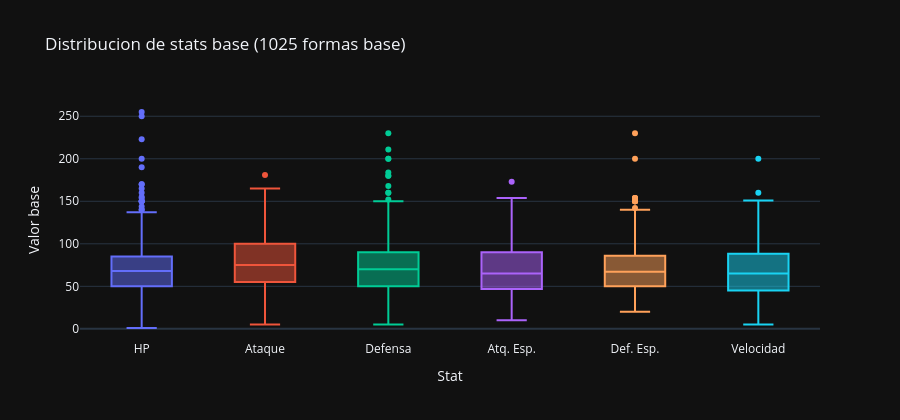

The notebook cell saved with this chart:
### Markdown cell above
## 2. EDA -- Distribucion de stats base

Antes de clusterizar, revisamos varianzas. Si una variable tiene mucho mayor rango,
dominara el clustering sin estandarizar.

### Code cell
df_melt = df.melt(id_vars=['name'], value_vars=STAT_COLS, var_name='stat', value_name='valor')
df_melt['stat_es'] = df_melt['stat'].map(dict(zip(STAT_COLS, STAT_LABELS)))

fig = px.box(df_melt, x='stat_es', y='valor', color='stat_es',
             title='Distribucion de stats base (1025 formas base)',
             labels={'stat_es':'Stat','valor':'Valor base'},
             template='plotly_dark')
fig.update_layout(showlegend=False, height=420)
fig.show()

df[STAT_COLS].rename(columns=dict(zip(STAT_COLS,STAT_LABELS))).describe().round(1)

### Figure 1 — Plotly figure (JSON) as saved in the notebook; plotly's stock layout.template omitted (floating-point values rounded to 4 significant figures; data arrays with more than 128 entries replaced by an {"elided": "..."} marker saying what was removed)
{"data": [{"alignmentgroup": "True", "hovertemplate": "Stat=%{x}<br>Valor base=%{y}<extra></extra>", "legendgroup": "HP", "marker": {"color": "#636efa"}, "name": "HP", "notched": false, "offsetgroup": "HP", "orientation": "v", "showlegend": true, "type": "box", "x": {"elided": "1025 str values"}, "x0": " ", "xaxis": "x", "y": {"elided": "1025 int values"}, "y0": " ", "yaxis": "y"}, {"alignmentgroup": "True", "hovertemplate": "Stat=%{x}<br>Valor base=%{y}<extra></extra>", "legendgroup": "Ataque", "marker": {"color": "#EF553B"}, "name": "Ataque", "notched": false, "offsetgroup": "Ataque", "orientation": "v", "showlegend": true, "type": "box", "x": {"elided": "1025 str values"}, "x0": " ", "xaxis": "x", "y": {"elided": "1025 int values"}, "y0": " ", "yaxis": "y"}, {"alignmentgroup": "True", "hovertemplate": "Stat=%{x}<br>Valor base=%{y}<extra></extra>", "legendgroup": "Defensa", "marker": {"color": "#00cc96"}, "name": "Defensa", "notched": false, "offsetgroup": "Defensa", "orientation": "v", "showlegend": true, "type": "box", "x": {"elided": "1025 str values"}, "x0": " ", "xaxis": "x", "y": {"elided": "1025 int values"}, "y0": " ", "yaxis": "y"}, {"alignmentgroup": "True", "hovertemplate": "Stat=%{x}<br>Valor base=%{y}<extra></extra>", "legendgroup": "Atq. Esp.", "marker": {"color": "#ab63fa"}, "name": "Atq. Esp.", "notched": false, "offsetgroup": "Atq. Esp.", "orientation": "v", "showlegend": true, "type": "box", "x": {"elided": "1025 str values"}, "x0": " ", "xaxis": "x", "y": {"elided": "1025 int values"}, "y0": " ", "yaxis": "y"}, {"alignmentgroup": "True", "hovertemplate": "Stat=%{x}<br>Valor base=%{y}<extra></extra>", "legendgroup": "Def. Esp.", "marker": {"color": "#FFA15A"}, "name": "Def. Esp.", "notched": false, "offsetgroup": "Def. Esp.", "orientation": "v", "showlegend": true, "type": "box", "x": {"elided": "1025 str values"}, "x0": " ", "xaxis": "x", "y": {"elided": "1025 int values"}, "y0": " ", "yaxis": "y"}, {"alignmentgroup": "True", "hovertemplate": "Stat=%{x}<br>Valor base=%{y}<extra></extra>", "legendgroup": "Velocidad", "marker": {"color": "#19d3f3"}, "name": "Velocidad", "notched": false, "offsetgroup": "Velocidad", "orientation": "v", "showlegend": true, "type": "box", "x": {"elided": "1025 str values"}, "x0": " ", "xaxis": "x", "y": {"elided": "1025 int values"}, "y0": " ", "yaxis": "y"}], "layout": {"boxmode": "overlay", "height": 420, "legend": {"title": {"text": "Stat"}, "tracegroupgap": 0}, "showlegend": false, "title": {"text": "Distribucion de stats base (1025 formas base)"}, "xaxis": {"anchor": "y", "categoryarray": ["HP", "Ataque", "Defensa", "Atq. Esp.", "Def. Esp.", "Velocidad"], "categoryorder": "array", "domain": [0, 1], "title": {"text": "Stat"}}, "yaxis": {"anchor": "x", "domain": [0, 1], "title": {"text": "Valor base"}}}}
